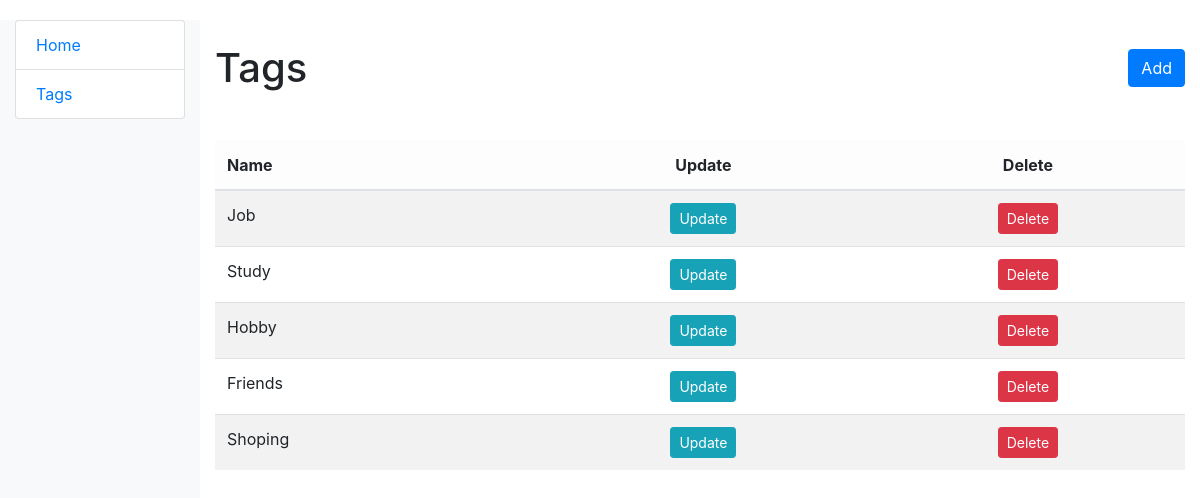
The app's page /tags/ with its own data.
### app_list/models.py (models this page shows, shortened)
class Tag(models.Model):
    name = models.CharField(max_length=100, unique=True)

### app_list/views.py (the view)
class TagListView(generic.ListView):
    model = Tag
    context_object_name = "tag_list"
    template_name = "app_list/tag_list.html"

### templates/app_list/tag_list.html
{% extends "base.html" %}
{% block content %}
<div class="row align-items-center mb-4">
    <div class="col">
        <h1 class="my-4">Tags</h1>
    </div>
    <div class="col-auto">
        <a href="{% url 'app_list:tag-create' %}" class="btn btn-primary">Add</a>
    </div>
</div>
<div class="table-responsive">
    <table class="table table-striped table-hover">
        <thead class="table-light">
            <tr>
                <th scope="col">Name</th>
                <th scope="col" class="text-center">Update</th>
                <th scope="col" class="text-center">Delete</th>
            </tr>
        </thead>
        <tbody>
            {% for tag in tag_list %}
            <tr>
                <td>{{ tag.name }}</td>
                <td class="text-center">
                    <a href="{% url 'app_list:tag-update' tag.id %}" class="btn btn-info btn-sm">Update</a>
                </td>
                <td class="text-center">
                    <a href="{% url 'app_list:tag-delete' tag.id %}" class="btn btn-danger btn-sm">Delete</a>
                </td>
            </tr>
            {% empty %}
            <tr>
                <td colspan="3" class="text-center text-muted">No tags yet.</td>
            </tr>
            {% endfor %}
        </tbody>
    </table>
</div>
{% endblock %}

### static/css/styles.css (style rules this page uses)
body { margin-top: 20px; }

### records on screen
Tag: name "Job"
Tag: name "Study"
Tag: name "Hobby"
Tag: name "Friends"
Tag: name "Shoping"
